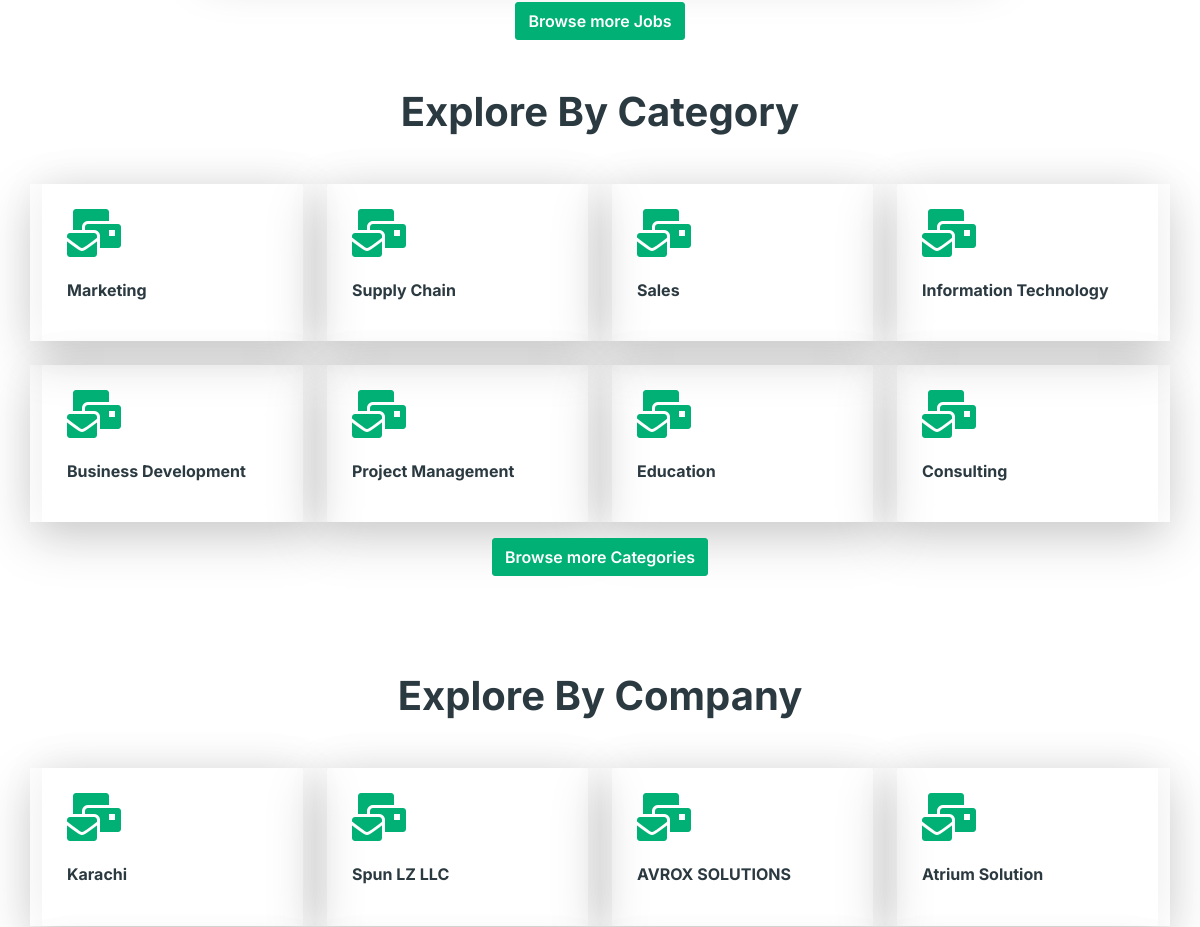
Before: / (middle part) with the older database file.
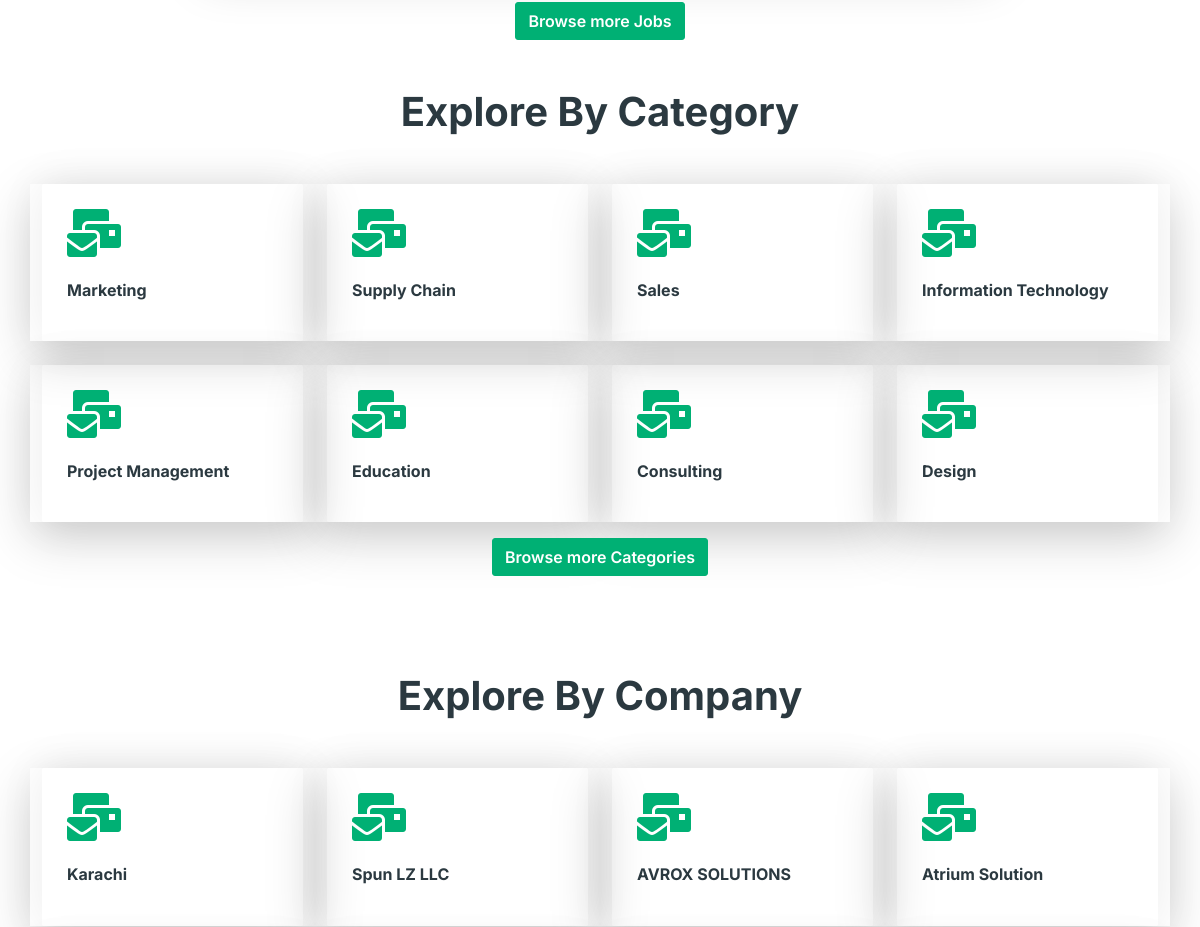
After: the same page with the newer database file.
### AdminSide/models.py (models this page shows, shortened)
class Category(models.Model):
    Name = models.CharField(null=True,blank=True,max_length=100)

class Company(models.Model):
    Name = models.CharField(null=True,blank=True,max_length=100)

### UserSide/views.py (the view)
# urls.py: path('',views.Index,name="index"),
def Index(request):
	job_query = request.GET.get('job_query')				# getting search_title from input field for searching
	if job_query:
		return redirect('search_job',query=job_query)		# Passing that title / query to query string
	jobs = Jobs.objects.all()[:5]
	Categories = Category.objects.all()[:8]
	Companies = Company.objects.all()[:8]
	context = {'Categories':Categories,'Companies':Companies,'jobs':jobs}
	return render(request,'UserSide/index.html',context)

### UserSide/templates/UserSide/index.html (shortened to what this page needs)
{% extends 'userMain.html' %}
{% load static %}
{% block content %}
<div class="container-xxl bg-white p-0">
    <div class="row mt-5">
        <div style="text-align: center;">
            <a href="{{ 'jobs' }}" class="btn btn-primary mt-3 fadeInUp" style="border-radius: 3px;">Browse
                more Jobs</a>
        </div>
    </div>
    <div class="container-xxl py-5">
        <div class="container">
            <h1 class="text-center mb-5 wow fadeInUp" data-wow-delay="0.1s">Explore By Category</h1>
            <div class="row g-4">
                {% for category in Categories %}
                <div class="col-lg-3 col-sm-6 wow fadeInUp shadow-lg" data-wow-delay="0.1s">
                    <a class="cat-item rounded p-4" href="{% url 'catJob' category.id %}">
                        <i class="fa fa-3x fa-mail-bulk text-primary mb-4"></i>
                        <h6 class="mb-3">{{category.Name}}</h6>
                    </a>
                </div>
                {% endfor %}
            </div>
            <div style="text-align: center;">
                <a href="{{ 'categories' }}" class="btn btn-primary mt-3 fadeInUp" style="border-radius: 3px;">Browse
                    more Categories</a>
            </div>
        </div>
    </div>
    <div class="container-xxl py-5">
        <div class="container">
            <h1 class="text-center mb-5 wow fadeInUp" data-wow-delay="0.1s">Explore By Company</h1>
            <div class="row g-4">
                {% for company in Companies %}
                <div class="col-lg-3 col-sm-6 wow fadeInUp shadow-lg" data-wow-delay="0.1s">
                    <a class="cat-item rounded p-4" href="{% url 'compJob' company.id %}">
                        <i class="fa fa-3x fa-mail-bulk text-primary mb-4"></i>
                        <h6 class="mb-3">{{ company.Name }}</h6>
                    </a>
                </div>
                {% endfor %}
            </div>
        </div>
    </div>
</div>
{% endblock content %}

Changed rows visible on the page:
removed Category: Name "Business Development"
now on this page (row unchanged): Category: Name "Design"
